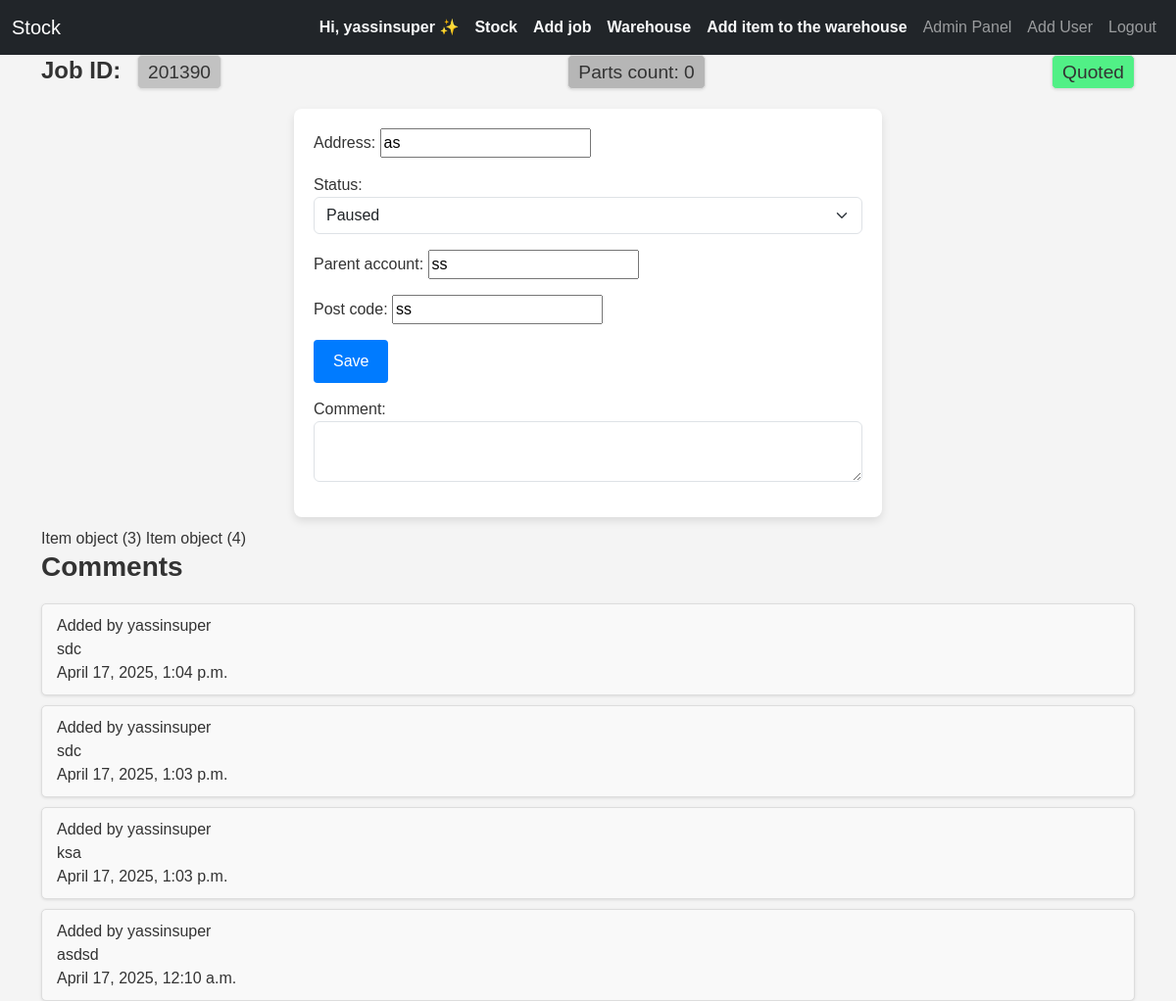
/job/201390/ (signed in), run on an earlier commit of the app's database.
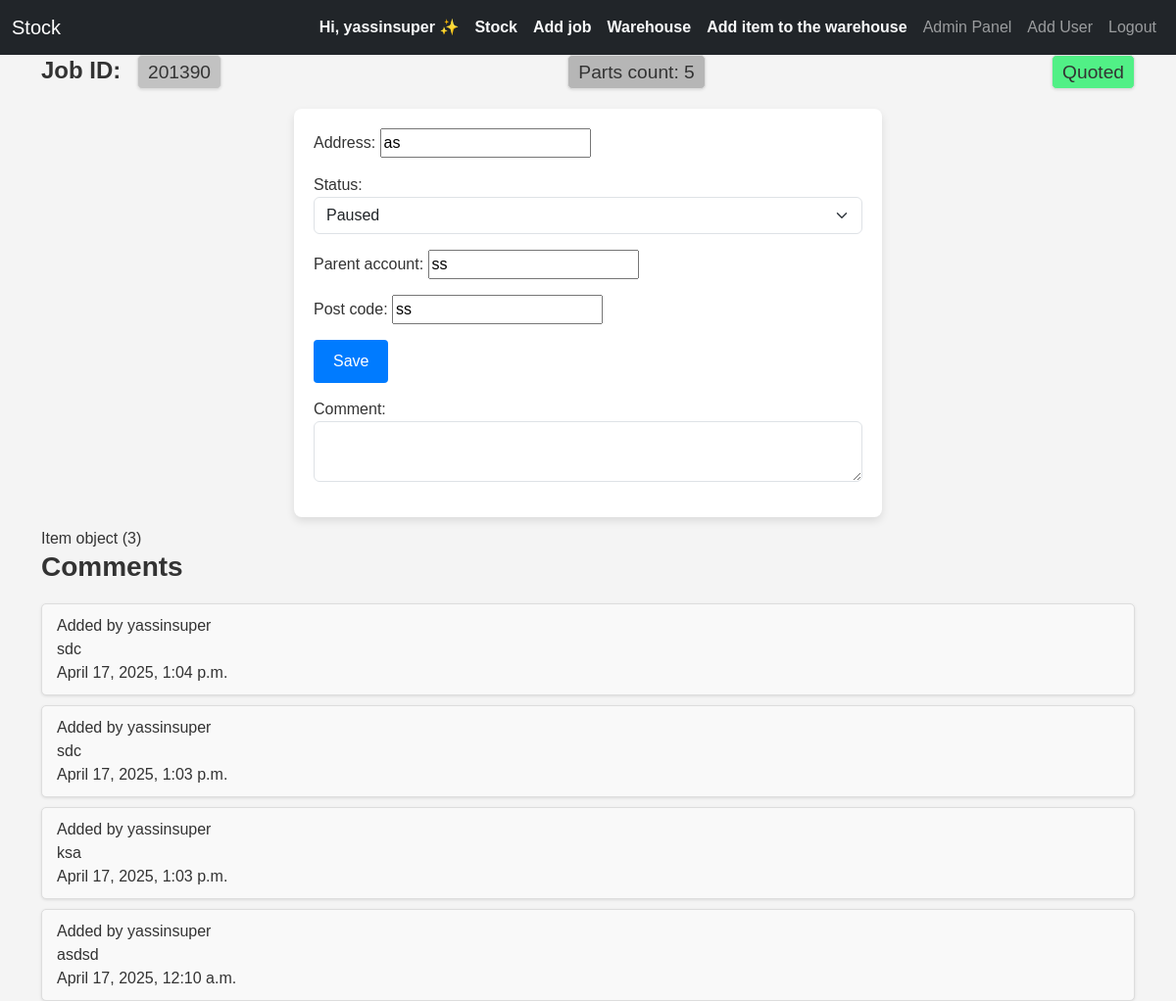
And on a later commit of the database.
### inventory/models.py (models this page shows, shortened)
class Item(models.Model):
    CHOICES=[
        ('ordered', 'Ordered'),
        ('arrived', 'Arrived'),
        ('not_ordered','Not ordered'),
    ]
    job = models.ForeignKey(
        Job,
        on_delete=models.CASCADE,
        null=True,
        blank=True,
        related_name="items"
    )
    name=models.CharField(max_length=70)
    part_number=models.TextField(max_length=30)
    price=models.DecimalField(max_digits=10, decimal_places=2)
    supplier=models.CharField(max_length=70)
    status=models.CharField(max_length=20,choices=CHOICES,default="not_ordered")
    company=models.ForeignKey(Company,on_delete=models.CASCADE,related_name="item_company")
    added_date=models.DateTimeField(auto_now_add=True)
    added_by=models.ForeignKey(CustomUser, on_delete=models.DO_NOTHING, null=True, blank=True, related_name="added_by_user")
    is_warehouse_item=models.BooleanField(default=False)
    warehouse_quantity=models.PositiveSmallIntegerField(default=0)
    job_quantity=models.PositiveSmallIntegerField(default=0)
    arrived_quantity=models.PositiveSmallIntegerField(default=0)
    is_used=models.BooleanField(default=False)

class Comment(models.Model):
    content_type = models.ForeignKey(ContentType, on_delete=models.CASCADE)  # Reference to the model (Job or Item)
    object_id = models.PositiveIntegerField()  # ID of the related object
    company=models.ForeignKey(Company, on_delete=models.CASCADE,related_name="comment_company")
    content_object = GenericForeignKey('content_type', 'object_id','company')  # Generic relationship
    comment = models.TextField(null=True, blank=True)
    added_date = models.DateTimeField(auto_now_add=True)
    added_by = models.ForeignKey(CustomUser, on_delete=models.DO_NOTHING, null=False, blank=False, related_name="added_by")
    class Meta:
        ordering = ['-added_date']
    def __str__(self):
        return self.comment#[:20] + "..." if len(self.comment) > 20 else self.comment

class CustomUser(AbstractUser):
    company = models.ForeignKey(Company, on_delete=models.CASCADE, null=True, blank=True, related_name="employeees")
    email = models.EmailField(unique=True)
    username = models.CharField(max_length=90, unique=False)
    groups = models.ManyToManyField('auth.Group', related_name='users')
    REQUIRED_FIELDS = ['username',]
    USERNAME_FIELD = 'email'
    class Meta:
        verbose_name_plural = 'users'
        ordering = ['id']

### inventory/views.py (the view, shortened to what this page needs)
# urls.py: path('job/<int:pk>/',views.update_job,name='update_job'),
@login_required
def update_job(request, pk):
    job=Job.objects.filter(company=request.user.company).get(job_id=pk)
    items=Item.objects.filter(company=request.user.company,job=job)
    items_count=0
    for item in items:
        items_count+=item.job_quantity
    form = JobForm(instance=job,updating=True,)
    comments_form=CommentForm(initial={
        'content_type': ContentType.objects.get_for_model(Job),
        'object_id': job.job_id,
        'company': request.user.company,
        })
    comments = Comment.objects.filter(content_type=ContentType.objects.get_for_model(Job), object_id=job.job_id,company=request.user.company)
    context={'form': form,'job':job,'comments_form':comments_form,'comments':comments,'items':items,'items_count':items_count}
    return render(request, 'inventory/job_update.html', context)

### inventory/forms.py
class CommentForm(forms.ModelForm):
    class Meta:
        model = Comment
        fields = ['comment', 'content_type', 'object_id']
        widgets = {
            'comment': forms.Textarea(attrs={'rows': 2, 'class': 'form-control'}),
            'content_type': forms.HiddenInput(),
            'object_id': forms.HiddenInput(),
            'company': forms.HiddenInput(),
        }

### inventory/templatetags/custom_tags.py (called while the page is built)
@register.filter
def is_admin(user):
    if user.groups.filter(name='Admin').exists() or user.company.owner==user:
        return True
    return False

@register.filter
def is_owner(user):
    if user.is_authenticated and user.company.owner==user:
        return True
    return False

### templates/inventory/job_update.html (shortened to what this page needs)
{% extends 'inventory/base.html' %}
{% load static %}
{% block body %}
  <h2 style="margin-bottom: 20px; font-size: 1.5rem; font-weight: bold; display: flex; justify-content: space-between; align-items: center;">
    <span>
      Job ID:
      <span style="
        display: inline-block;
        padding: 5px 10px;
        margin-left: 10px;
        font-size: 1.2rem;
        font-weight: normal;
        color: #333;
        background-color: rgba(182, 182, 182, 0.79);
        border: 1px solid #ddd;
        border-radius: 5px;
        box-shadow: 0 1px 3px rgba(0, 0, 0, 0.1);
      ">{{ job.job_id }}</span>
    </span>
    <span style="
        display: inline-block;
        padding: 5px 10px;
        font-size: 1.2rem;
        font-weight: normal;
        color: #333;
        background-color: rgb(182, 182, 182);
        border: 1px solid #ddd;
        border-radius: 5px;
        box-shadow: 0 1px 3px rgba(0, 0, 0, 0.1);
      ">Parts count: {{ items_count }}</span>
    {% if job.quoted %}
      <span style="
        display: inline-block;
        padding: 5px 10px;
        font-size: 1.2rem;
        font-weight: normal;
        color: #333;
        background-color: rgba(39, 240, 106, 0.79);
        border: 1px solid #ddd;
        border-radius: 5px;
        box-shadow: 0 1px 3px rgba(0, 0, 0, 0.1);
      ">Quoted</span>
    {% endif %}
  </h2>
  <section class="form-section">
    <form action="" method="POST" enctype="multipart/form-data" class="form-container">
      <div class="form-group">{{ form.as_p }}</div>
      <div class="form-group">
        <button type="submit" class="btn-submit">Save</button>
      </div>
      <section class="form-section">
        <div class="form-group">{{ comments_form.as_p }}</div>
      </section>
    </form>
  </section>
  {% for item in items %}
    {{ item }}
  {% endfor %}
  <section>
    <h3>Comments</h3>
    <div class="comments-container">
      {% for comment in comments %}
        <div class="comment-card">
          <span>Added by {{ comment.added_by.username }}</span>
          <p>{{ comment }}</p>
          <span>{{ comment.added_date }}</span>
        </div>
      {% empty %}
        <p>No comments available.</p>
      {% endfor %}
    </div>
  </section>
{% endblock %}

What changed in the data, as far as the page shows it:
removed Item: id "Item object (4)"
Also different on the page:
{{ items_count }}: "0" → "5"
